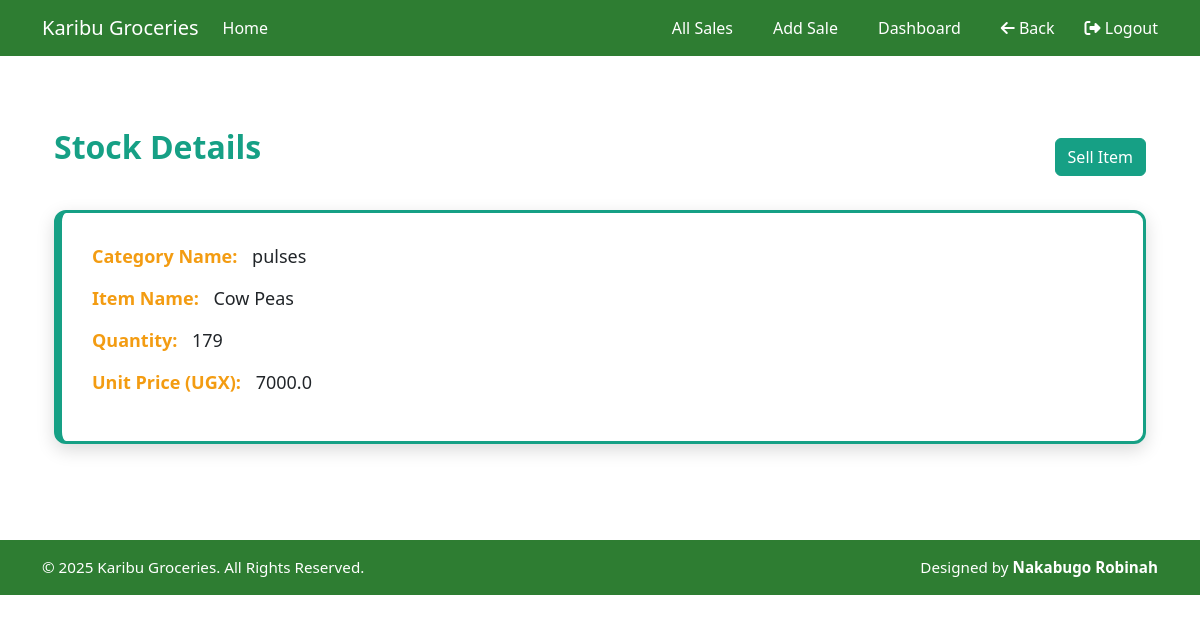
Page /home/5/ (signed in) on the earlier database version.
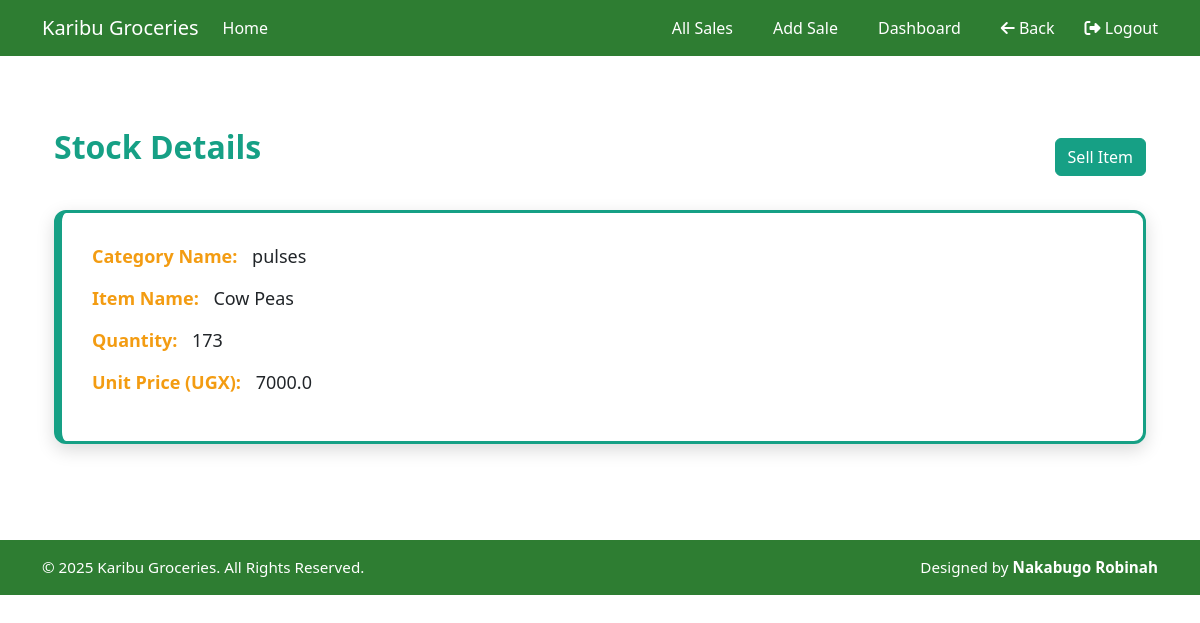
Same page on the later database version.
### ledger/models.py (models this page shows, shortened)
class Stock(models.Model):
    category_name = models.ForeignKey(Category, on_delete=models.CASCADE, null=True, blank=True)
    item_name = models.CharField(max_length=10, null=True, blank=False)
    total_quantity = models.IntegerField(default=0, null=True, blank=False)
    issued_quantity = models.IntegerField(default=0, null=True, blank=False)
    received_quantity = models.IntegerField(default=0, null=True, blank=False)
    type_of_stock = models.CharField(max_length=20)
    cost = models.DecimalField(max_digits=10, decimal_places=2, null=True, blank=False)
    supplier_type = models.CharField(
        max_length=20,
        choices=[
            ("individual", "Individual Dealer"),
            ("company", "Company"),
            ("farm", "KGL Farm")
        ]
    )
    date = models.DateField(auto_now_add=True)
    branch = models.CharField(max_length=20, choices=[("Maganjo", "Maganjo"), ("Matugga", "Matugga")])
    unit_price = models.FloatField(blank=True, default=0, null=True)
    unit_cost = models.FloatField(blank=True, default=0, null=True)

class Category(models.Model):
    category_name = models.CharField(max_length=50, null=True, blank=True)
    def __str__(self):
        return self.category_name if self.category_name else "unnamed Category"

### ledger/views.py (the view)
# urls.py: path('home/<int:stock_id>/',views.stockdetail, name="stockdetail"),
@login_required
def  stockdetail(request, stock_id):
    stock =Stock.objects.get(id=stock_id)
    return render(request, 'ledger/stockdetail.html',{'stock':stock})

### ledger/templates/ledger/stockdetail.html (shortened to what this page needs)
{% extends 'base.html' %}
{% load static %}
{% block content %}
<main class="container my-5">
  <div class="d-flex justify-content-between align-items-center mb-4">
    <h2 class="stock-title">Stock Details</h2>
    <a href="{% url 'issue_item' stock.id %}" class="btn btn-primary">Sell Item</a>
  </div>
  <div class="stock-card">
    <div class="stock-info">
      <span class="stock-label">Category Name:</span> {{ stock.category_name }}
    </div>
    <div class="stock-info">
      <span class="stock-label">Item Name:</span> {{ stock.item_name }}
    </div>
    <div class="stock-info">
      <span class="stock-label">Quantity:</span> {{ stock.total_quantity }}
    </div>
    <div class="stock-info">
      <span class="stock-label">Unit Price (UGX):</span> {{ stock.unit_price }}
    </div>
  </div>
</main>
{% endblock %}

Differences in the rows shown:
changed Stock "Cow Peas": total_quantity "179" → "173"
